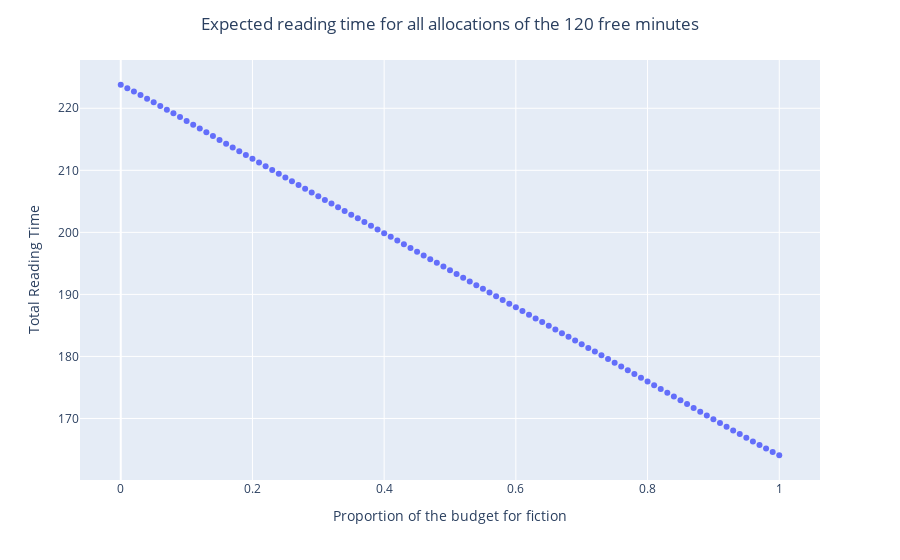

The notebook cell saved with this chart:
### Code cell
# Plot expected total reading time for various proportions between Fiction and Self-help
fig = px.scatter(df_predictions, x="prop_budget_fiction", y="reading")
fig.update_layout(
    title="Expected reading time for all allocations of the 120 free minutes",
    title_x=0.5,
    xaxis_title="Proportion of the budget for fiction",
    yaxis_title="Total Reading Time",
    legend_title="Variable",
)
fig.show()

### Figure 1 — Plotly figure (JSON) as saved in the notebook; plotly's stock layout.template omitted (floating-point values rounded to 4 significant figures)
{"data": [{"hovertemplate": "prop_budget_fiction=%{x}<br>reading=%{y}<extra></extra>", "legendgroup": "", "marker": {"color": "#636efa", "symbol": "circle"}, "mode": "markers", "name": "", "orientation": "v", "showlegend": false, "type": "scatter", "x": [0, 0.01, 0.02, 0.03, 0.04, 0.05, 0.06, 0.07, 0.08, 0.09, 0.1, 0.11, 0.12, 0.13, 0.14, 0.15, 0.16, 0.17, 0.18, 0.19, 0.2, 0.21, 0.22, 0.23, 0.24, 0.25, 0.26, 0.27, 0.28, 0.29, 0.3, 0.31, 0.32, 0.33, 0.34, 0.35, 0.36, 0.37, 0.38, 0.39, 0.4, 0.41, 0.42, 0.43, 0.44, 0.45, 0.46, 0.47, 0.48, 0.49, 0.5, 0.51, 0.52, 0.53, 0.54, 0.55, 0.56, 0.57, 0.58, 0.59, 0.6, 0.61, 0.62, 0.63, 0.64, 0.65, 0.66, 0.67, 0.68, 0.69, 0.7, 0.71, 0.72, 0.73, 0.74, 0.75, 0.76, 0.77, 0.78, 0.79, 0.8, 0.81, 0.82, 0.83, 0.84, 0.85, 0.86, 0.87, 0.88, 0.89, 0.9, 0.91, 0.92, 0.93, 0.94, 0.95, 0.96, 0.97, 0.98, 0.99, 1], "xaxis": "x", "y": [223.8, 223.2, 222.7, 222.1, 221.6, 221.0, 220.4, 219.8, 219.2, 218.6, 218.0, 217.4, 216.7, 216.1, 215.5, 214.9, 214.3, 213.7, 213.1, 212.5, 211.9, 211.2, 210.6, 210.0, 209.4, 208.8, 208.2, 207.6, 207.0, 206.4, 205.8, 205.2, 204.6, 204.0, 203.4, 202.9, 202.3, 201.7, 201.1, 200.5, 199.9, 199.3, 198.7, 198.1, 197.5, 196.9, 196.3, 195.7, 195.1, 194.5, 193.9, 193.3, 192.7, 192.1, 191.5, 190.9, 190.3, 189.7, 189.1, 188.5, 187.9, 187.3, 186.7, 186.1, 185.5, 184.9, 184.3, 183.8, 183.2, 182.6, 182.0, 181.4, 180.8, 180.2, 179.6, 179.0, 178.4, 177.8, 177.2, 176.6, 176.0, 175.4, 174.8, 174.2, 173.5, 172.9, 172.3, 171.7, 171.1, 170.5, 169.9, 169.3, 168.7, 168.1, 167.5, 166.9, 166.3, 165.7, 165.2, 164.6, 164.1], "yaxis": "y"}], "layout": {"legend": {"title": {"text": "Variable"}, "tracegroupgap": 0}, "margin": {"t": 60}, "title": {"text": "Expected reading time for all allocations of the 120 free minutes", "x": 0.5}, "xaxis": {"anchor": "y", "domain": [0, 1], "title": {"text": "Proportion of the budget for fiction"}}, "yaxis": {"anchor": "x", "domain": [0, 1], "title": {"text": "Total Reading Time"}}}}
